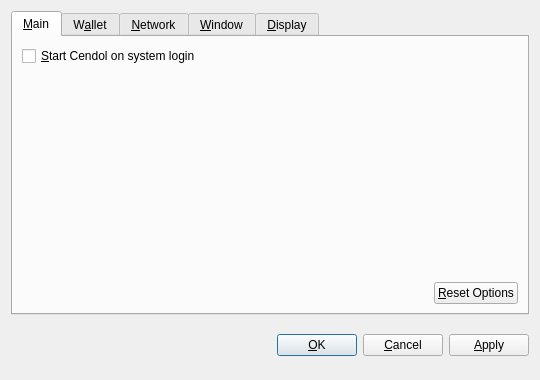
<?xml version="1.0" encoding="UTF-8"?>
<ui version="4.0">
 <class>OptionsDialog</class>
 <widget class="QDialog" name="OptionsDialog">
  <property name="geometry">
   <rect>
    <x>0</x>
    <y>0</y>
    <width>540</width>
    <height>380</height>
   </rect>
  </property>
  <property name="windowTitle">
   <string>Options</string>
  </property>
  <property name="modal">
   <bool>true</bool>
  </property>
  <layout class="QVBoxLayout" name="verticalLayout">
   <item>
    <widget class="QTabWidget" name="tabWidget">
     <property name="tabPosition">
      <enum>QTabWidget::North</enum>
     </property>
     <property name="currentIndex">
      <number>0</number>
     </property>
     <widget class="QWidget" name="tabMain">
      <attribute name="title">
       <string>&amp;Main</string>
      </attribute>
      <layout class="QVBoxLayout" name="verticalLayout_Main">
       <item>
        <widget class="QCheckBox" name="bitcoinAtStartup">
         <property name="toolTip">
          <string>Automatically start Cendol after logging in to the system.</string>
         </property>
         <property name="text">
          <string>&amp;Start Cendol on system login</string>
         </property>
        </widget>
       </item>
       <item>
        <spacer name="verticalSpacer_Main">
         <property name="orientation">
          <enum>Qt::Vertical</enum>
         </property>
         <property name="sizeHint" stdset="0">
          <size>
           <width>20</width>
           <height>40</height>
          </size>
         </property>
        </spacer>
       </item>
       <item>
        <layout class="QHBoxLayout" name="horizontalLayout_2_Main">
         <item>
          <spacer name="horizontalSpacer_2_Main">
           <property name="orientation">
            <enum>Qt::Horizontal</enum>
           </property>
           <property name="sizeHint" stdset="0">
            <size>
             <width>40</width>
             <height>20</height>
            </size>
           </property>
          </spacer>
         </item>
         <item>
          <widget class="QPushButton" name="resetButton">
           <property name="toolTip">
            <string>Reset all client options to default.</string>
           </property>
           <property name="text">
            <string>&amp;Reset Options</string>
           </property>
           <property name="autoDefault">
            <bool>false</bool>
           </property>
          </widget>
         </item>
        </layout>
       </item>
      </layout>
     </widget>
     <widget class="QWidget" name="tabWallet">
      <attribute name="title">
       <string>W&amp;allet</string>
      </attribute>
      <layout class="QVBoxLayout" name="verticalLayout_Network">
       <item>
        <widget class="QLabel" name="transactionFeeInfoLabel">
         <property name="text">
          <string>Optional transaction fee per kB that helps make sure your transactions are processed quickly. Most transactions are 1 kB.</string>
         </property>
         <property name="textFormat">
          <enum>Qt::PlainText</enum>
         </property>
         <property name="wordWrap">
          <bool>true</bool>
         </property>
        </widget>
       </item>
       <item>
        <layout class="QHBoxLayout" name="horizontalLayout_1_Main">
         <item>
          <widget class="QLabel" name="transactionFeeLabel">
           <property name="text">
            <string>Pay transaction &amp;fee</string>
           </property>
           <property name="textFormat">
            <enum>Qt::PlainText</enum>
           </property>
           <property name="buddy">
            <cstring>transactionFee</cstring>
           </property>
          </widget>
         </item>
         <item>
          <widget class="BitcoinAmountField" name="transactionFee"/>
         </item>
         <item>
          <spacer name="horizontalSpacer_1_Main">
           <property name="orientation">
            <enum>Qt::Horizontal</enum>
           </property>
           <property name="sizeHint" stdset="0">
            <size>
             <width>40</width>
             <height>20</height>
            </size>
           </property>
          </spacer>
         </item>
        </layout>
       </item>
       <item>
        <widget class="QLabel" name="label">
         <property name="text">
          <string>If you disable the spending of unconfirmed change, the change from a transaction cannot be used until that transaction has at least one confirmation. This also affects how your balance is computed.</string>
         </property>
         <property name="wordWrap">
          <bool>true</bool>
         </property>
        </widget>
       </item>
       <item>
        <widget class="QCheckBox" name="spendZeroConfChange">
         <property name="text">
          <string>Spend unconfirmed change  (experts only)</string>
         </property>
        </widget>
       </item>
       <item>
        <spacer name="verticalSpacer">
         <property name="orientation">
          <enum>Qt::Vertical</enum>
         </property>
         <property name="sizeHint" stdset="0">
          <size>
           <width>20</width>
           <height>40</height>
          </size>
         </property>
        </spacer>
       </item>
      </layout>
     </widget>
     <widget class="QWidget" name="tabNetwork">
      <attribute name="title">
       <string>&amp;Network</string>
      </attribute>
      <layout class="QVBoxLayout" name="verticalLayout_Network">
       <item>
        <widget class="QCheckBox" name="mapPortUpnp">
         <property name="toolTip">
          <string>Automatically open the Cendol client port on the router. This only works when your router supports UPnP and it is enabled.</string>
         </property>
         <property name="text">
          <string>Map port using &amp;UPnP</string>
         </property>
        </widget>
       </item>
       <item>
        <widget class="QCheckBox" name="connectSocks">
         <property name="toolTip">
          <string>Connect to the Cendol network through a SOCKS proxy (e.g. when connecting through Tor).</string>
         </property>
         <property name="text">
          <string>&amp;Connect through SOCKS proxy:</string>
         </property>
        </widget>
       </item>
       <item>
        <layout class="QHBoxLayout" name="horizontalLayout_Network">
         <item>
          <widget class="QLabel" name="proxyIpLabel">
           <property name="text">
            <string>Proxy &amp;IP:</string>
           </property>
           <property name="textFormat">
            <enum>Qt::PlainText</enum>
           </property>
           <property name="buddy">
            <cstring>proxyIp</cstring>
           </property>
          </widget>
         </item>
         <item>
          <widget class="QValidatedLineEdit" name="proxyIp">
           <property name="maximumSize">
            <size>
             <width>140</width>
             <height>16777215</height>
            </size>
           </property>
           <property name="toolTip">
            <string>IP address of the proxy (e.g. 127.0.0.1)</string>
           </property>
          </widget>
         </item>
         <item>
          <widget class="QLabel" name="proxyPortLabel">
           <property name="text">
            <string>&amp;Port:</string>
           </property>
           <property name="textFormat">
            <enum>Qt::PlainText</enum>
           </property>
           <property name="buddy">
            <cstring>proxyPort</cstring>
           </property>
          </widget>
         </item>
         <item>
          <widget class="QLineEdit" name="proxyPort">
           <property name="maximumSize">
            <size>
             <width>55</width>
             <height>16777215</height>
            </size>
           </property>
           <property name="toolTip">
            <string>Port of the proxy (e.g. 9050)</string>
           </property>
          </widget>
         </item>
         <item>
          <widget class="QLabel" name="socksVersionLabel">
           <property name="text">
            <string>SOCKS &amp;Version:</string>
           </property>
           <property name="textFormat">
            <enum>Qt::PlainText</enum>
           </property>
           <property name="buddy">
            <cstring>socksVersion</cstring>
           </property>
          </widget>
         </item>
         <item>
          <widget class="QValueComboBox" name="socksVersion">
           <property name="toolTip">
            <string>SOCKS version of the proxy (e.g. 5)</string>
           </property>
          </widget>
         </item>
         <item>
          <spacer name="horizontalSpacer_Network">
           <property name="orientation">
            <enum>Qt::Horizontal</enum>
           </property>
           <property name="sizeHint" stdset="0">
            <size>
             <width>40</width>
             <height>20</height>
            </size>
           </property>
          </spacer>
         </item>
        </layout>
       </item>
       <item>
        <spacer name="verticalSpacer_Network">
         <property name="orientation">
          <enum>Qt::Vertical</enum>
         </property>
         <property name="sizeHint" stdset="0">
          <size>
           <width>20</width>
           <height>40</height>
          </size>
         </property>
        </spacer>
       </item>
      </layout>
     </widget>
     <widget class="QWidget" name="tabWindow">
      <attribute name="title">
       <string>&amp;Window</string>
      </attribute>
      <layout class="QVBoxLayout" name="verticalLayout_Window">
       <item>
        <widget class="QCheckBox" name="minimizeToTray">
         <property name="toolTip">
          <string>Show only a tray icon after minimizing the window.</string>
         </property>
         <property name="text">
          <string>&amp;Minimize to the tray instead of the taskbar</string>
         </property>
        </widget>
       </item>
       <item>
        <widget class="QCheckBox" name="minimizeOnClose">
         <property name="toolTip">
          <string>Minimize instead of exit the application when the window is closed. When this option is enabled, the application will be closed only after selecting Quit in the menu.</string>
         </property>
         <property name="text">
          <string>M&amp;inimize on close</string>
         </property>
        </widget>
       </item>
       <item>
        <spacer name="verticalSpacer_Window">
         <property name="orientation">
          <enum>Qt::Vertical</enum>
         </property>
         <property name="sizeHint" stdset="0">
          <size>
           <width>20</width>
           <height>40</height>
          </size>
         </property>
        </spacer>
       </item>
      </layout>
     </widget>
     <widget class="QWidget" name="tabDisplay">
      <attribute name="title">
       <string>&amp;Display</string>
      </attribute>
      <layout class="QVBoxLayout" name="verticalLayout_Display">
       <item>
        <layout class="QHBoxLayout" name="horizontalLayout_1_Display">
         <item>
          <widget class="QLabel" name="langLabel">
           <property name="text">
            <string>User Interface &amp;language:</string>
           </property>
           <property name="textFormat">
            <enum>Qt::PlainText</enum>
           </property>
           <property name="buddy">
            <cstring>lang</cstring>
           </property>
          </widget>
         </item>
         <item>
          <widget class="QValueComboBox" name="lang">
           <property name="toolTip">
            <string>The user interface language can be set here. This setting will take effect after restarting Cendol.</string>
           </property>
          </widget>
         </item>
        </layout>
       </item>
       <item>
        <layout class="QHBoxLayout" name="horizontalLayout_2_Display">
         <item>
          <widget class="QLabel" name="unitLabel">
           <property name="text">
            <string>&amp;Unit to show amounts in:</string>
           </property>
           <property name="textFormat">
            <enum>Qt::PlainText</enum>
           </property>
           <property name="buddy">
            <cstring>unit</cstring>
           </property>
          </widget>
         </item>
         <item>
          <widget class="QValueComboBox" name="unit">
           <property name="toolTip">
            <string>Choose the default subdivision unit to show in the interface and when sending coins.</string>
           </property>
          </widget>
         </item>
        </layout>
       </item>
       <item>
        <widget class="QCheckBox" name="displayAddresses">
         <property name="toolTip">
          <string>Whether to show Cendol addresses in the transaction list or not.</string>
         </property>
         <property name="text">
          <string>&amp;Display addresses in transaction list</string>
         </property>
        </widget>
       </item>
       <item>
        <widget class="QCheckBox" name="coinControlFeatures">
         <property name="toolTip">
          <string>Whether to show coin control features or not.</string>
         </property>
         <property name="text">
          <string>Display coin &amp;control features (experts only!)</string>
         </property>
        </widget>
       </item>
       <item>
        <spacer name="verticalSpacer_Display">
         <property name="orientation">
          <enum>Qt::Vertical</enum>
         </property>
         <property name="sizeHint" stdset="0">
          <size>
           <width>20</width>
           <height>40</height>
          </size>
         </property>
        </spacer>
       </item>
      </layout>
     </widget>
    </widget>
   </item>
   <item>
    <layout class="QHBoxLayout" name="horizontalLayout_Buttons">
     <item>
      <spacer name="horizontalSpacer_1">
       <property name="orientation">
        <enum>Qt::Horizontal</enum>
       </property>
       <property name="sizeHint" stdset="0">
        <size>
         <width>40</width>
         <height>48</height>
        </size>
       </property>
      </spacer>
     </item>
     <item>
      <widget class="QLabel" name="statusLabel">
       <property name="font">
        <font>
         <weight>75</weight>
         <bold>true</bold>
        </font>
       </property>
       <property name="text">
        <string/>
       </property>
       <property name="textFormat">
        <enum>Qt::PlainText</enum>
       </property>
       <property name="wordWrap">
        <bool>true</bool>
       </property>
      </widget>
     </item>
     <item>
      <spacer name="horizontalSpacer_2">
       <property name="orientation">
        <enum>Qt::Horizontal</enum>
       </property>
       <property name="sizeHint" stdset="0">
        <size>
         <width>40</width>
         <height>48</height>
        </size>
       </property>
      </spacer>
     </item>
     <item>
      <widget class="QPushButton" name="okButton">
       <property name="text">
        <string>&amp;OK</string>
       </property>
      </widget>
     </item>
     <item>
      <widget class="QPushButton" name="cancelButton">
       <property name="text">
        <string>&amp;Cancel</string>
       </property>
       <property name="autoDefault">
        <bool>false</bool>
       </property>
      </widget>
     </item>
     <item>
      <widget class="QPushButton" name="applyButton">
       <property name="text">
        <string>&amp;Apply</string>
       </property>
       <property name="autoDefault">
        <bool>false</bool>
       </property>
      </widget>
     </item>
    </layout>
   </item>
  </layout>
 </widget>
 <customwidgets>
  <customwidget>
   <class>BitcoinAmountField</class>
   <extends>QSpinBox</extends>
   <header>bitcoinamountfield.h</header>
  </customwidget>
  <customwidget>
   <class>QValueComboBox</class>
   <extends>QComboBox</extends>
   <header>qvaluecombobox.h</header>
  </customwidget>
  <customwidget>
   <class>QValidatedLineEdit</class>
   <extends>QLineEdit</extends>
   <header>qvalidatedlineedit.h</header>
  </customwidget>
 </customwidgets>
 <resources/>
 <connections/>
</ui>
